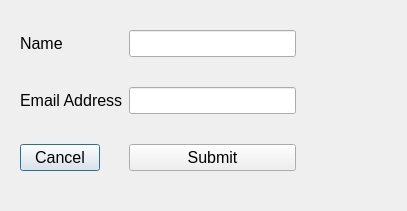
<?xml version="1.0" encoding="UTF-8"?>
<ui version="4.0">
 <class>Dialog</class>
 <widget class="QDialog" name="Dialog">
  <property name="geometry">
   <rect>
    <x>0</x>
    <y>0</y>
    <width>407</width>
    <height>211</height>
   </rect>
  </property>
  <property name="windowTitle">
   <string>Dialog</string>
  </property>
  <widget class="QWidget" name="">
   <property name="geometry">
    <rect>
     <x>20</x>
     <y>30</y>
     <width>276</width>
     <height>141</height>
    </rect>
   </property>
   <layout class="QFormLayout" name="formLayout">
    <item row="0" column="0">
     <widget class="QLabel" name="label">
      <property name="font">
       <font>
        <pointsize>12</pointsize>
       </font>
      </property>
      <property name="text">
       <string>Name</string>
      </property>
     </widget>
    </item>
    <item row="0" column="1">
     <widget class="QLineEdit" name="lineEdit">
      <property name="font">
       <font>
        <pointsize>12</pointsize>
       </font>
      </property>
     </widget>
    </item>
    <item row="2" column="0">
     <widget class="QLabel" name="label_2">
      <property name="font">
       <font>
        <pointsize>12</pointsize>
       </font>
      </property>
      <property name="text">
       <string>Email Address</string>
      </property>
     </widget>
    </item>
    <item row="2" column="1">
     <widget class="QLineEdit" name="lineEdit_2">
      <property name="font">
       <font>
        <pointsize>12</pointsize>
       </font>
      </property>
     </widget>
    </item>
    <item row="4" column="0">
     <widget class="QPushButton" name="pushButton_2">
      <property name="font">
       <font>
        <pointsize>12</pointsize>
       </font>
      </property>
      <property name="text">
       <string>Cancel</string>
      </property>
     </widget>
    </item>
    <item row="4" column="1">
     <widget class="QPushButton" name="pushButton">
      <property name="font">
       <font>
        <pointsize>12</pointsize>
       </font>
      </property>
      <property name="text">
       <string>Submit</string>
      </property>
     </widget>
    </item>
    <item row="1" column="1">
     <spacer name="verticalSpacer">
      <property name="orientation">
       <enum>Qt::Vertical</enum>
      </property>
      <property name="sizeHint" stdset="0">
       <size>
        <width>20</width>
        <height>40</height>
       </size>
      </property>
     </spacer>
    </item>
    <item row="3" column="1">
     <spacer name="verticalSpacer_2">
      <property name="orientation">
       <enum>Qt::Vertical</enum>
      </property>
      <property name="sizeHint" stdset="0">
       <size>
        <width>20</width>
        <height>40</height>
       </size>
      </property>
     </spacer>
    </item>
   </layout>
  </widget>
 </widget>
 <resources/>
 <connections/>
</ui>
